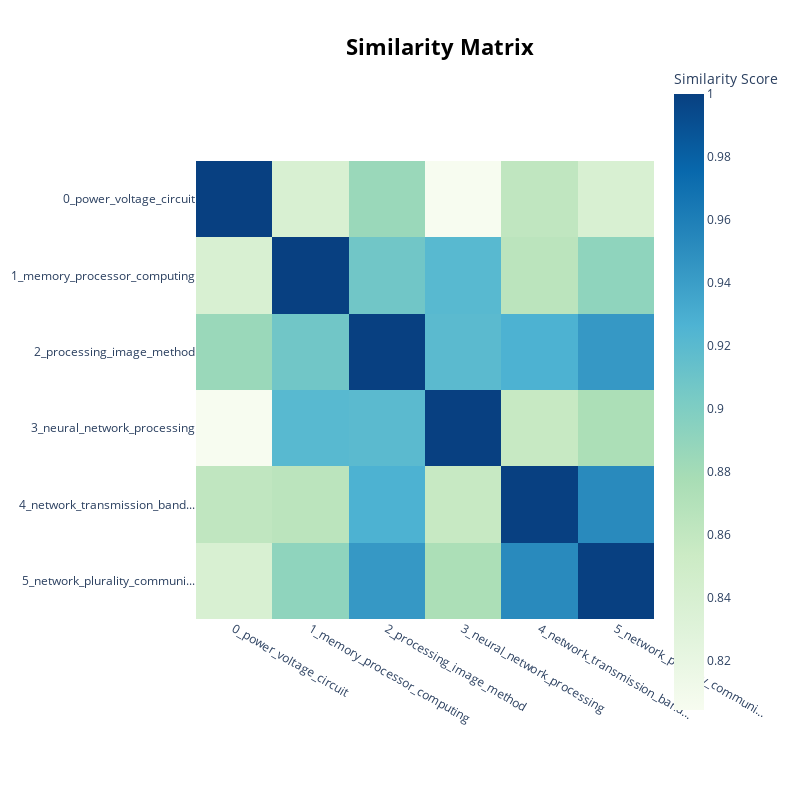

Notebook source saved alongside this figure:
### Code cell
topic_model.visualize_heatmap()

### Figure 1 — Plotly figure (JSON) as saved in the notebook; plotly's stock layout.template omitted (floating-point values rounded to 4 significant figures)
{"data": [{"coloraxis": "coloraxis", "hovertemplate": "x: %{x}<br>y: %{y}<br>Similarity Score: %{z}<extra></extra>", "name": "0", "type": "heatmap", "x": ["0_power_voltage_circuit", "1_memory_processor_computing", "2_processing_image_method", "3_neural_network_processing", "4_network_transmission_band...", "5_network_plurality_communi..."], "xaxis": "x", "y": ["0_power_voltage_circuit", "1_memory_processor_computing", "2_processing_image_method", "3_neural_network_processing", "4_network_transmission_band...", "5_network_plurality_communi..."], "yaxis": "y", "z": [[1.0, 0.8393, 0.8855, 0.8044, 0.8616, 0.8392], [0.8393, 1, 0.9076, 0.9212, 0.865, 0.8913], [0.8855, 0.9076, 1.0, 0.9195, 0.9276, 0.9435], [0.8044, 0.9212, 0.9195, 1.0, 0.8568, 0.8751], [0.8616, 0.865, 0.9276, 0.8568, 1.0, 0.9523], [0.8392, 0.8913, 0.9435, 0.8751, 0.9523, 1.0]]}], "layout": {"coloraxis": {"colorbar": {"title": {"text": "Similarity Score"}}, "colorscale": [[0, "rgb(247,252,240)"], [0.125, "rgb(224,243,219)"], [0.25, "rgb(204,235,197)"], [0.375, "rgb(168,221,181)"], [0.5, "rgb(123,204,196)"], [0.625, "rgb(78,179,211)"], [0.75, "rgb(43,140,190)"], [0.875, "rgb(8,104,172)"], [1, "rgb(8,64,129)"]]}, "height": 800, "hoverlabel": {"bgcolor": "white", "font": {"family": "Rockwell", "size": 16}}, "legend": {"title": {"text": "Trend"}}, "margin": {"t": 60}, "showlegend": true, "title": {"font": {"color": "Black", "size": 22}, "text": "<b>Similarity Matrix</b>", "x": 0.55, "xanchor": "center", "y": 0.95, "yanchor": "top"}, "width": 800, "xaxis": {"anchor": "y", "constrain": "domain", "domain": [0, 1], "scaleanchor": "y"}, "yaxis": {"anchor": "x", "autorange": "reversed", "constrain": "domain", "domain": [0, 1]}}}
